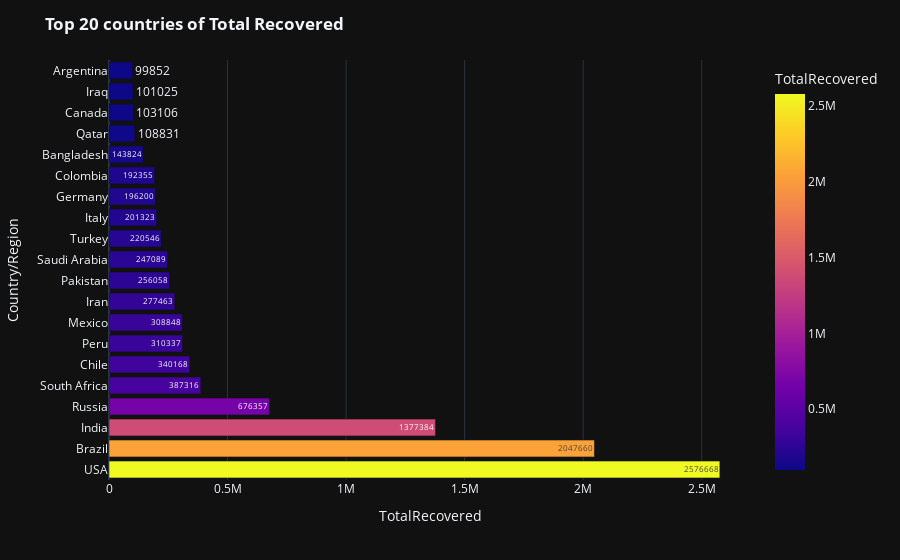

The cell this chart's notebook holds for it:
### Markdown cell above
### Top 20 countries of Total Recoveries

### Code cell
fig=px.bar(world_data.sort_values(by='TotalRecovered',ascending=False)[:20],y='Country/Region',x='TotalRecovered',color='TotalRecovered',text='TotalRecovered')
fig.update_layout(template="plotly_dark",title_text="<b>Top 20 countries of Total Recovered")
fig.show()

### Figure 1 — Plotly figure (JSON) as saved in the notebook; plotly's stock layout.template omitted (floating-point values rounded to 4 significant figures)
{"data": [{"alignmentgroup": "True", "hovertemplate": "TotalRecovered=%{marker.color}<br>Country/Region=%{y}<extra></extra>", "legendgroup": "", "marker": {"color": [2576668, 2047660, 1377384, 676357, 387316, 340168, 310337, 308848, 277463, 256058, 247089, 220546, 201323, 196200, 192355, 143824, 108831, 103106, 101025, 99852], "coloraxis": "coloraxis"}, "name": "", "offsetgroup": "", "orientation": "h", "showlegend": false, "text": [2576668, 2047660, 1377384, 676357, 387316, 340168, 310337, 308848, 277463, 256058, 247089, 220546, 201323, 196200, 192355, 143824, 108831, 103106, 101025, 99852], "textposition": "auto", "type": "bar", "x": [2576668, 2047660, 1377384, 676357, 387316, 340168, 310337, 308848, 277463, 256058, 247089, 220546, 201323, 196200, 192355, 143824, 108831, 103106, 101025, 99852], "xaxis": "x", "y": ["USA", "Brazil", "India", "Russia", "South Africa", "Chile", "Peru", "Mexico", "Iran", "Pakistan", "Saudi Arabia", "Turkey", "Italy", "Germany", "Colombia", "Bangladesh", "Qatar", "Canada", "Iraq", "Argentina"], "yaxis": "y"}], "layout": {"barmode": "relative", "coloraxis": {"colorbar": {"title": {"text": "TotalRecovered"}}, "colorscale": [[0, "#0d0887"], [0.1111, "#46039f"], [0.2222, "#7201a8"], [0.3333, "#9c179e"], [0.4444, "#bd3786"], [0.5556, "#d8576b"], [0.6667, "#ed7953"], [0.7778, "#fb9f3a"], [0.8889, "#fdca26"], [1, "#f0f921"]]}, "legend": {"tracegroupgap": 0}, "margin": {"t": 60}, "title": {"text": "<b>Top 20 countries of Total Recovered"}, "xaxis": {"anchor": "y", "domain": [0, 1], "title": {"text": "TotalRecovered"}}, "yaxis": {"anchor": "x", "domain": [0, 1], "title": {"text": "Country/Region"}}}}
